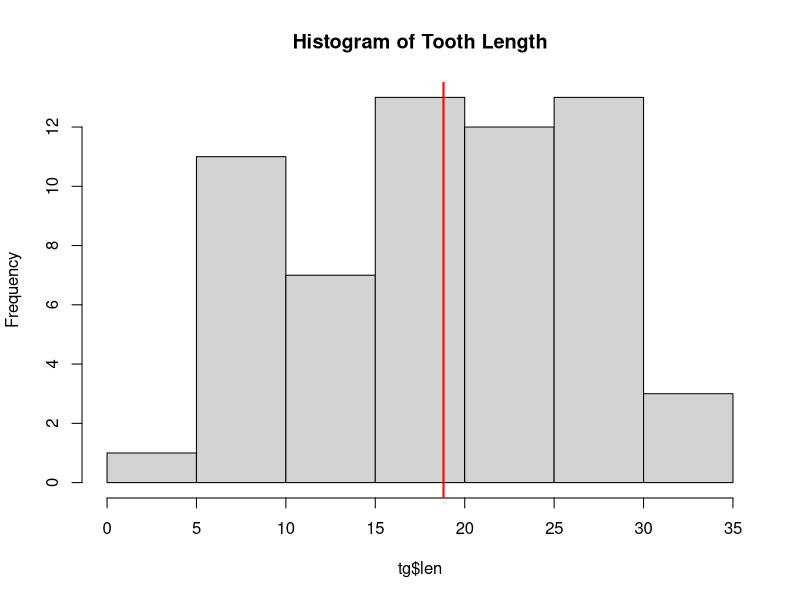
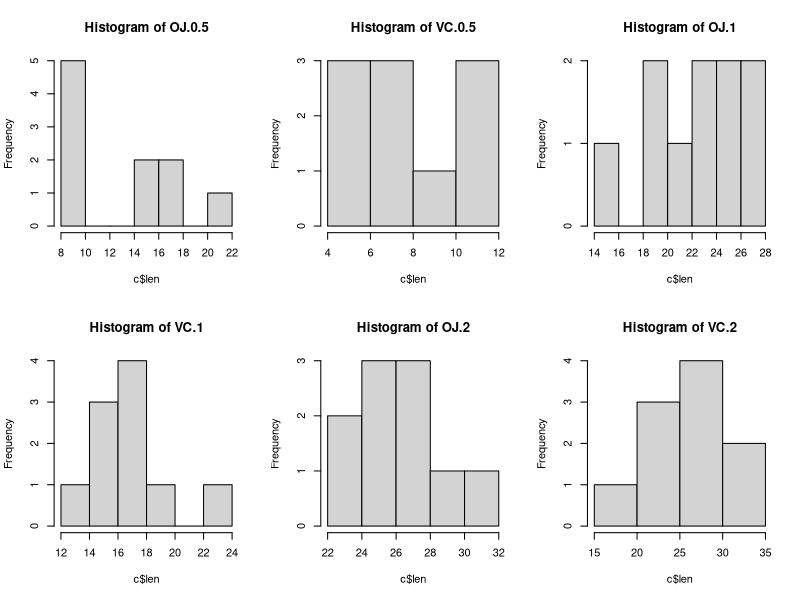

The R source for these figures, in order:
## ---- chunk 1
tg <- ToothGrowth
combined_mean <- mean(tg$len)
combined_var <- var(tg$len)
hist(tg$len, main = "Histogram of Tooth Length")
abline(v = combined_mean, col = "red", lwd = 2)
## ---- chunk 2
parted_data = split(tg, list(tg$supp, tg$dose))
par(mfrow=c(2,3))
silence <- mapply(function(c,i){hist(c$len, main = paste("Histogram of", i))}, parted_data, names(parted_data))
## ---- chunk 3
aggregate(tg$len, by=list(tg$supp, tg$dose), function(x){c(MU=mean(x), SD=sd(x))})
